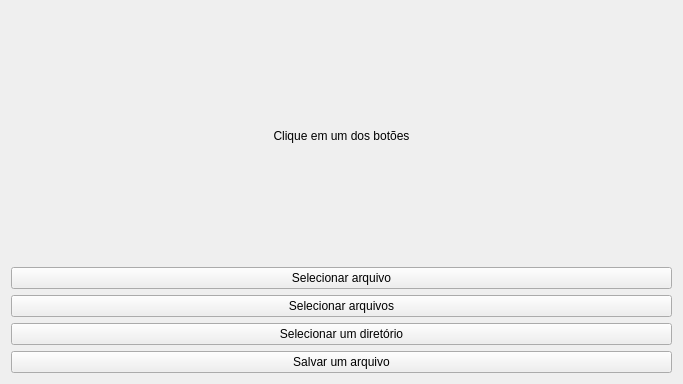
<?xml version="1.0" encoding="UTF-8"?>
<ui version="4.0">
 <class>MainWidget</class>
 <widget class="QWidget" name="MainWidget">
  <property name="geometry">
   <rect>
    <x>0</x>
    <y>0</y>
    <width>683</width>
    <height>384</height>
   </rect>
  </property>
  <property name="minimumSize">
   <size>
    <width>683</width>
    <height>384</height>
   </size>
  </property>
  <property name="maximumSize">
   <size>
    <width>683</width>
    <height>384</height>
   </size>
  </property>
  <property name="windowTitle">
   <string>PySide2 QFileDialog().</string>
  </property>
  <property name="windowIcon">
   <iconset>
    <normaloff>../../../../images/icons/icon.png</normaloff>../../../../images/icons/icon.png</iconset>
  </property>
  <layout class="QVBoxLayout" name="verticalLayout">
   <item>
    <widget class="QLabel" name="label">
     <property name="autoFillBackground">
      <bool>true</bool>
     </property>
     <property name="text">
      <string>Clique em um dos botões</string>
     </property>
     <property name="alignment">
      <set>Qt::AlignCenter</set>
     </property>
    </widget>
   </item>
   <item>
    <widget class="QPushButton" name="btn_open_file">
     <property name="text">
      <string>Selecionar arquivo</string>
     </property>
    </widget>
   </item>
   <item>
    <widget class="QPushButton" name="btn_open_files">
     <property name="text">
      <string>Selecionar arquivos</string>
     </property>
    </widget>
   </item>
   <item>
    <widget class="QPushButton" name="btn_open_dir">
     <property name="text">
      <string>Selecionar um diretório</string>
     </property>
    </widget>
   </item>
   <item>
    <widget class="QPushButton" name="btn_save_file">
     <property name="text">
      <string>Salvar um arquivo</string>
     </property>
    </widget>
   </item>
  </layout>
 </widget>
 <resources/>
 <connections/>
</ui>
